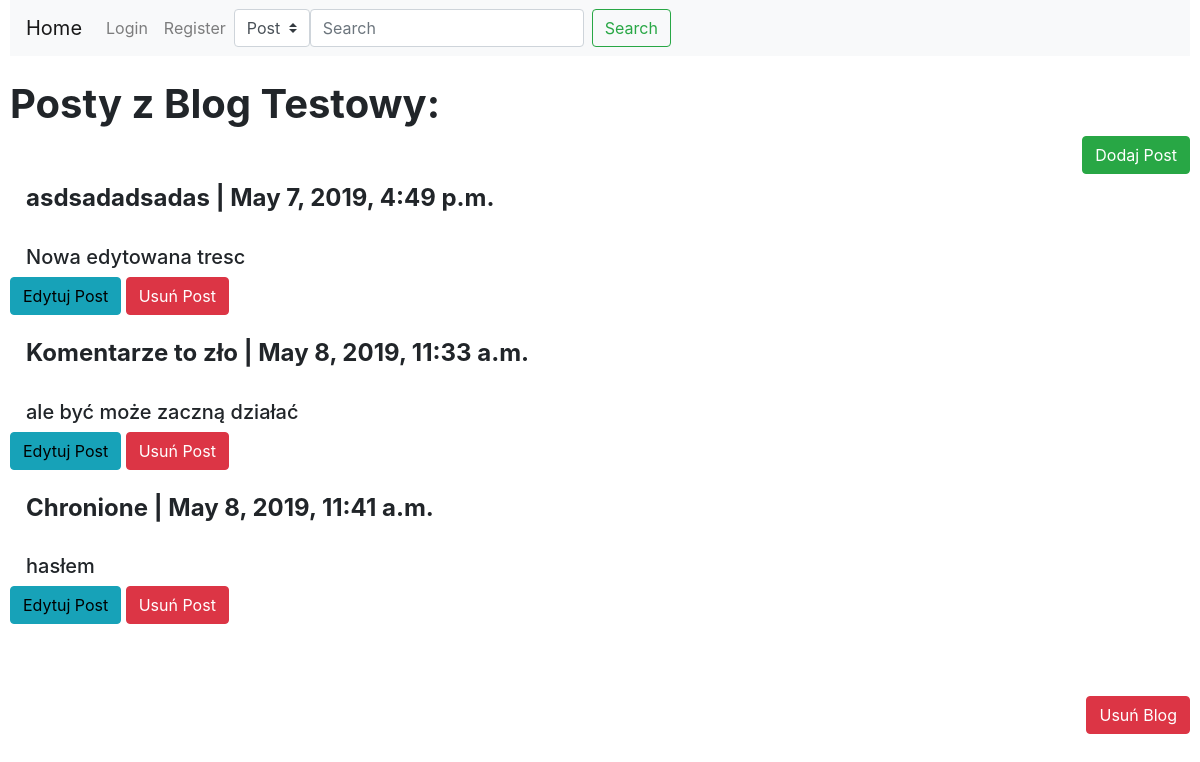
Screenshot of /profile/1/details/ with the database file from the repository.
### Blog/models.py (models this page shows)
class Blog(models.Model):
    IDBlog=models.AutoField(primary_key=True)
    Nazwa=models.CharField(max_length=128)
    IDAutor=models.ForeignKey(User,on_delete=models.CASCADE)

class Post(models.Model):
    IDPost=models.AutoField(primary_key=True)
    Tytul=models.CharField(max_length=128)
    Tresc=models.TextField()
    Data=models.DateTimeField(default=timezone.now)
    IDBlog=models.ForeignKey(Blog,on_delete=models.CASCADE)
    Haslo=models.CharField(max_length=8,blank=True)
    Obraz=models.ImageField(upload_to='Obrazki',blank=True)

### Blog/views.py (the view)
# urls.py: path('profile/<int:blog_id>/details/', views.details, name='details'),
def details(request, blog_id):
    b = models.Blog.objects.get(IDBlog = blog_id)
    posts = models.Post.objects.filter(IDBlog = blog_id)
    return render(request,'Blog/blog.html', {'blog': b, 'posts': posts})

### Blog/templates/Blog/blog.html (shortened to what this page needs)
{%extends 'Blog/base.html'%}
{%block content%}
<h1><strong>Posty z {{blog.Nazwa}}:</strong></h1>
<button type="button" class="btn btn-success" data-toggle="modal" data-target="#DodajPostModal" style="float:right">Dodaj Post</button>
<br><br>
{%if posts%}
{%for post in posts%}
<div class="media">
        <div class="media-body">
          <h4 class="mt-0"><strong>{{post.Tytul}}  |   {{post.Data}}</strong></h4>
          <br>
         <h5>{{post.Tresc}}</h5>
        </div>
      </div>
      <button type="button" class="btn btn-info"><a href="/post/{{post.IDPost}}/edit" style="text-decoration: none">Edytuj Post</a></button>
<button type="button" class="btn btn-danger" data-toggle="modal" data-target="#UsunPost{{post.IDPost}}">
    Usuń Post
  </button>
  <br><br>
        </div>
{%endfor%}
{%else%}
<h2>Ten blog nie ma żadnych postów</h2>
{%endif%}
<br><br>
<button type="button" class="btn btn-danger" style="float: right" data-toggle="modal" data-target="#blogDeleteModal">
    Usuń Blog
  </button>
{%endblock%}

### Blog/static/Blog/style.css (style rules this page uses)
:root { --color-one:#D38B5D; --color-two:#f3ffb6; --color-three:rgb(135, 74, 36); --color-slogan:rgb(101, 48, 17); }
a { color: black; }

### rows the page displays
Blog: Nazwa "Blog Testowy"
Post: Tytul "asdsadadsadas", Data "May 7, 2019, 4:49 p.m.", Tresc "Nowa edytowana tresc"
Post: Tytul "Komentarze to zło", Data "May 8, 2019, 11:33 a.m.", Tresc "ale być może zaczną działać"
Post: Tytul "Chronione", Data "May 8, 2019, 11:41 a.m.", Tresc "hasłem"
